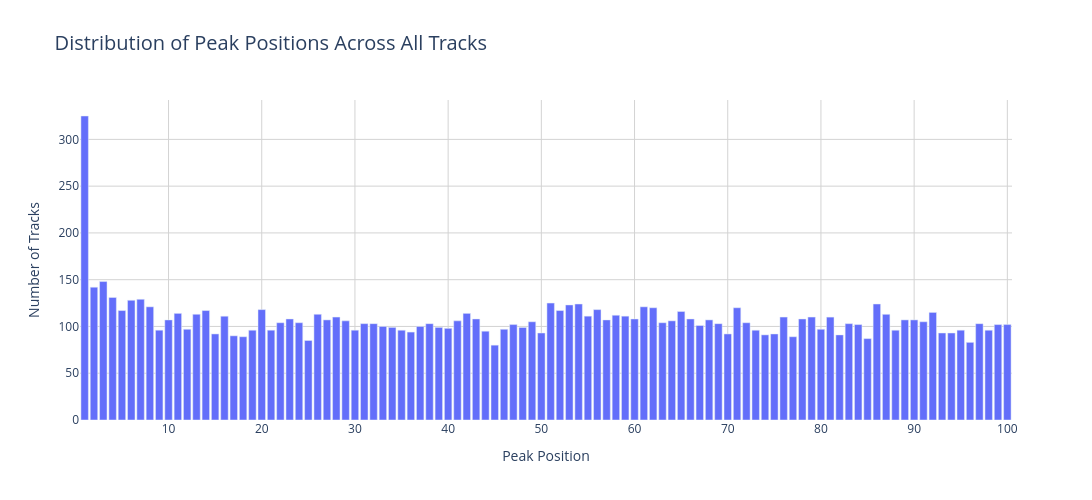

The notebook cell saved with this chart:
### Markdown cell above
#### **Visual:** Distribution of Peak Positions Across All Tracks  

This interactive bar chart shows **how frequently tracks achieve each peak position** on the Hot 100.  
- The x-axis represents the **peak position** (1 = top of the chart).  
- The y-axis shows the **number of tracks** at each position.  
- Hover over bars to see exact counts per peak position.  
- Reveals that **most songs peak below #1**, highlighting the pool of potential hidden longevity champions.

### Code cell
# Convert to DataFrame for Plotly
peak_position_df = peak_position_counts.reset_index()
peak_position_df.columns = ['peak_position', 'num_tracks']

# Interactive bar chart
fig = px.bar(
    peak_position_df,
    x='peak_position',
    y='num_tracks',
    title='Distribution of Peak Positions Across All Tracks',
    labels={'peak_position':'Peak Position', 'num_tracks':'Number of Tracks'},
    hover_data={'peak_position': True, 'num_tracks': True}
)

# Update layout for size, background, and x-axis ticks
fig.update_layout(
    width=1200,
    height=500,
    plot_bgcolor='white',
    paper_bgcolor='white',
    title_font_size=20,
    xaxis=dict(
        showgrid=True,
        gridcolor='lightgray',
        tickmode='linear',   # linear spacing for ticks
        dtick=10             # tick every 10 units: 0,10,20,...
    ),
    yaxis=dict(showgrid=True, gridcolor='lightgray')
)

fig.show()

### Figure 1 — Plotly figure (JSON) as saved in the notebook; plotly's stock layout.template omitted (floating-point values rounded to 4 significant figures)
{"data": [{"hovertemplate": "Peak Position=%{x}<br>Number of Tracks=%{y}<extra></extra>", "legendgroup": "", "marker": {"color": "#636efa", "pattern": {"shape": ""}}, "name": "", "orientation": "v", "showlegend": false, "textposition": "auto", "type": "bar", "x": [1, 2, 3, 4, 5, 6, 7, 8, 9, 10, 11, 12, 13, 14, 15, 16, 17, 18, 19, 20, 21, 22, 23, 24, 25, 26, 27, 28, 29, 30, 31, 32, 33, 34, 35, 36, 37, 38, 39, 40, 41, 42, 43, 44, 45, 46, 47, 48, 49, 50, 51, 52, 53, 54, 55, 56, 57, 58, 59, 60, 61, 62, 63, 64, 65, 66, 67, 68, 69, 70, 71, 72, 73, 74, 75, 76, 77, 78, 79, 80, 81, 82, 83, 84, 85, 86, 87, 88, 89, 90, 91, 92, 93, 94, 95, 96, 97, 98, 99, 100], "xaxis": "x", "y": [325, 142, 148, 131, 117, 128, 129, 121, 96, 107, 114, 97, 113, 117, 92, 111, 90, 89, 96, 118, 96, 104, 108, 104, 85, 113, 107, 110, 106, 96, 103, 103, 100, 99, 96, 94, 100, 103, 99, 98, 106, 114, 108, 95, 80, 97, 102, 99, 105, 93, 125, 117, 123, 124, 111, 118, 107, 112, 111, 108, 121, 120, 104, 106, 116, 108, 101, 107, 103, 92, 120, 104, 96, 91, 92, 110, 89, 108, 110, 97, 110, 91, 103, 102, 87, 124, 113, 96, 107, 107, 105, 115, 93, 93, 96, 83, 103, 96, 102, 102], "yaxis": "y"}], "layout": {"barmode": "relative", "height": 500, "legend": {"tracegroupgap": 0}, "paper_bgcolor": "white", "plot_bgcolor": "white", "title": {"font": {"size": 20}, "text": "Distribution of Peak Positions Across All Tracks"}, "width": 1200, "xaxis": {"anchor": "y", "domain": [0, 1], "dtick": 10, "gridcolor": "lightgray", "showgrid": true, "tickmode": "linear", "title": {"text": "Peak Position"}}, "yaxis": {"anchor": "x", "domain": [0, 1], "gridcolor": "lightgray", "showgrid": true, "title": {"text": "Number of Tracks"}}}}
